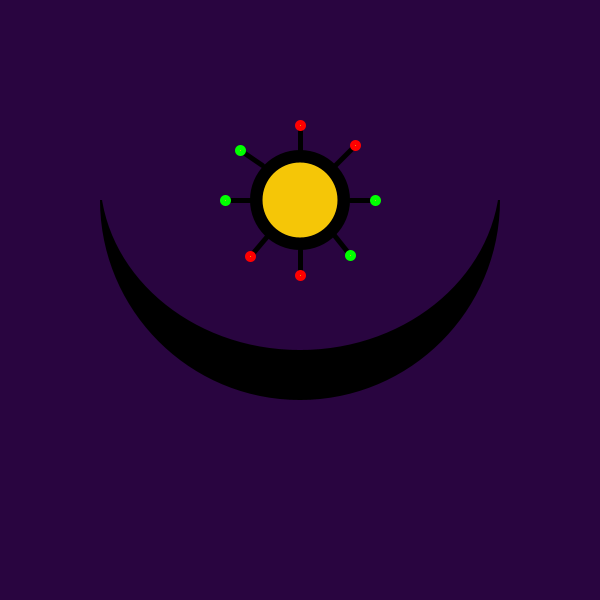
Frame 1 (no input)
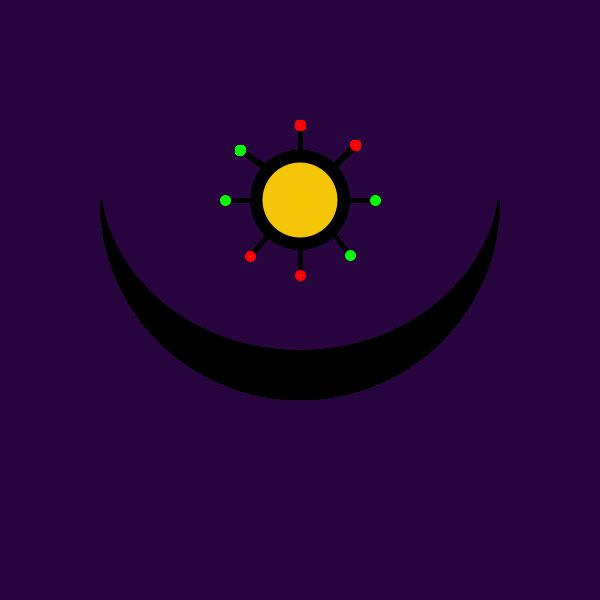
Frame 60 (the mouse pressed at the canvas centre just before this capture)
Frame 120 (the mouse held since frame 60 and released just before this capture): identical to frame 60, image omitted

The Processing sketch that drew these frames (run headless with seeded random() and noise(); from frame 60 on, the mouse is pressed at the canvas centre):

// Processing sketch: processing_12781
// ── processing_12781.pde

//Assignment #3
//Name: Janielle Vidal
//E-mail: jvidal@brynmawr.edu
//Date: September 23,2010

float x = 300;
float y = 100;
float w = 400;
float h = 400;
float a= 25;
float r= 50;
float b;
float c;
float s= 6;
float mouse1= mouseX;
float mouse2= mouseY;
float rd;
float g;
float t;
float al;

void setup(){
  size (600,600);
  smooth();
  frameRate(10);
  background(41,5,64);
}

//Adinkrahene
void drawAdinkrahene(float mouse1, float mouse2, float b, float c){
  rd=random(255);
  g=random(255);
  t=random(255);
  al=random(255);
  b= random(1,80);
  c= random(1,25);
  fill(rd,g,t,al);
  stroke(0,0,0,al);
  strokeWeight(10);
  ellipse(mouse1,mouse2,b,b);
  ellipse(mouse1,mouse2,b-(1.3*c),b-(1.3*c));
  ellipse(mouse1,mouse2,b-(2.6*c),b-(2.6*c));
}
void mousePressed(){
  drawAdinkrahene(mouseX,mouseY,b,c);
}

void draw() {
  // Osram Ne Nsoromma
  
      //Crescent
  fill(0);
  noStroke();
  arc(x,(2*y),w, h,0,PI);
  fill(41,5,64);
  arc(x,y+r+a,w,h-(2*a),0, PI);
      // Circles
  fill(0);
  ellipse(x,(2*y), w-x, h-x);
  fill(245,198,7);
  ellipse(x,(2*y),w -(x+a), h-(x+a));
  
      // Arms
  stroke(0);
  strokeWeight(5);  
  line(x-r,(2*y),x-(1.5*r),(2*y));
  line(x,(2*y)-r, x,(2*y)-(1.5*r));
  line((x+r),(2*y),(x+1.5*r),(2*y));
  line(x,(2*y)+r,x,(2*y)+(1.5*r));
  line((x-(1.5*a)),(1.65*y),(y+(2.8*r)),(y+2*a));
  line((x+(1.3*a)),(1.68*y),(x+(1.1*r)),(y+(1.8*a)));
  line((x+(0.6*r)),(2.3*y),(x+r),(2.55*y));
  line(((x-1.1*a)),(2.3*y),(x-(2*a)),(y+(6.25*a)));
  
  stroke(0,255,0);
  ellipse(x-(1.5*r),(2*y),s,s);
  stroke(255,0,0);
  ellipse(x,(2*y)-(1.5*r),s,s);
  stroke(0,255,0);
  ellipse((x+1.5*r),(2*y),s,s);
  stroke(255,0,0);
  ellipse(x,(2*y)+(1.5*r),s,s);
  stroke(0,255,0);
  ellipse(y+(2.8*r),(y+(2*a)),s,s);
  stroke(255,0,0);
  ellipse(x+(1.1*r),y+(1.8*a),s,s);
  stroke(0,255,0);
  ellipse(x+r,(2.55*y),s,s);
  stroke(255,0,0);
  ellipse((x-(2*a)),(y+(6.25*a)),s,s);
  noFill();
}
